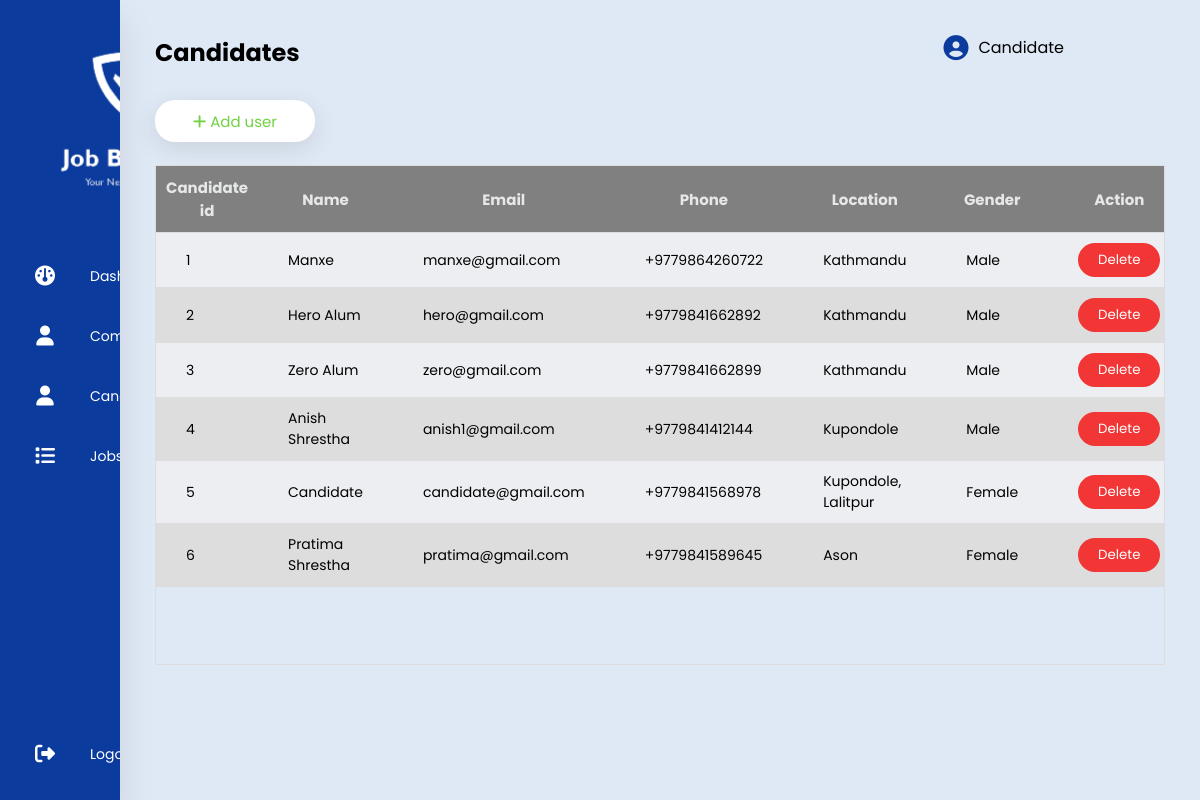
Before: /candidate/ (signed in) with the older database file.
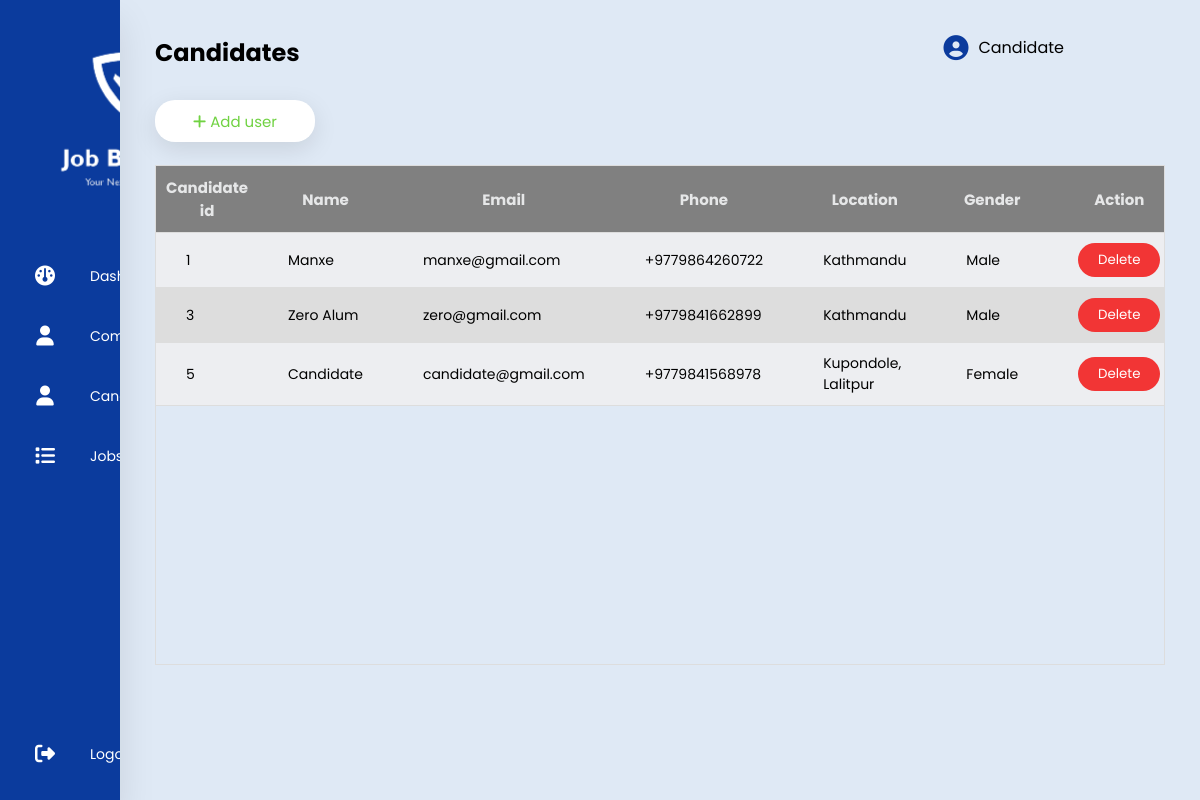
After: the same page with the newer database file.
### user/models.py (models this page shows, shortened)
class Candidate(models.Model):
    gender_selection = [
        ('Male', 'Male'), ('Female', 'Female'), ('Others', 'Others')]
    pref_selection = [('Architechture/ Interior Designing', 'Architechture/ Interior Designing'),
                      ('IT & Telecommunication', 'IT & Telecommunication'),
                      ('Teaching/ Education', 'Teaching/ Education'),
                      ('NGO/ INGO', 'NGO/ INGO'),
                      ('Graphics/ Designing', 'Graphics/ Designing'),
                      ('Hospitality', 'Hospitality'),
                      ('Sales/ Public Relation', 'Sales/ Public Relation'),
                      ('Legal Services', 'Legal Services'),
                      ('Other', 'Other')]
    user = models.OneToOneField(CustomUser, on_delete=models.CASCADE)
    gender = models.CharField('Gender', max_length=8,
                              choices=gender_selection, default='Male', null=False)
    preference = models.CharField('Preference', max_length=200,
                                  choices=pref_selection, default='IT & Telecommunication', null=False)

class CustomUser (AbstractBaseUser, PermissionsMixin):
    display_picture = models.ImageField(
        upload_to='images/user', help_text='Display picture containing a person or a logo.', null=True, blank=True)
    name = models.CharField(max_length=20, null=False)
    phone = PhoneNumberField(null=True, blank=True, unique=True)
    email = models.EmailField(_('email_address'), unique=True, max_length=200)
    location = models.CharField(max_length=30, null=True, blank=True)
    description = models.CharField(max_length=900, null=True, blank=True)
    is_verified = models.BooleanField(default=False)
    is_active = models.BooleanField(default=False)
    is_staff = models.BooleanField(default=False)
    class UserType(models.IntegerChoices):
        ADMIN = 1, _('Admin'),
        COMPANY = 2, _('Company'),
        CANDIDATE = 3, _('Candidate')
    user_type = models.IntegerField(
        choices=UserType.choices, blank=True, null=True)
    USERNAME_FIELD = 'email'
    REQUIRED_FIELDS = ['name', 'phone', 'location', ]
    objects = CustomUserManager()

### adminPanel/views.py (the view, shortened to what this page needs)
# urls.py: path('candidate/', addCandidate, name='candidate'),
@login_required(login_url='/')
def addCandidate(request):
    form=CustomUserForm
    cand_form=CandidateForm
    userData = CustomUser.objects.filter(user_type='3')
    candData = Candidate.objects.all()
    context = {
        'form': form,
        'cand_form': cand_form,
        'userData': userData,
        'candData': candData,
        'title': 'Candidates'
    }
    return render(request, 'candidate.html', context)

### templates/candidate.html (shortened to what this page needs)
{% extends 'main.html' %}
{% block content%}
<section class="main">
    <div class="main-top">
        <h1>{{title}}</h1>
        <div class="user-option">
            <i class="fas fa-circle-user"></i>
            <span>{{user.name}}</span>
        </div>
    </div>
            <div class="main-section">
                <div id="addButton">
                    <button class="add" onclick="openform()">
                      <i class="fas fa-add"></i>
                      <span>Add user</span>
                    </button>
                </div>
                <div class="header_fixed", id="table">
                    <table>
                        <thead>
                            <tr>
                                <th>Candidate id</th>
                                <th>Name</th>
                                <th>Email</th>
                                <th>Phone</th>
                                <th>Location</th>
                                <th>Gender</th>
                                <th>Action</th>
                            </tr>
                        </thead>
                        <tbody>
                            {% for sp in candData  %}
                            <tr>
                                <td>{{sp.id}}</td>
                                <td>{{sp.user.name}}</td>
                                <td>{{sp.user.email}}</td>
                                <td>{{sp.user.phone}}</td>
                                <td>{{sp.user.location}}</td>
                                <td>{{sp.gender}}</td>
                                <td><form action="{% url 'delete-user' sp.user.id %}" method="post">
                                  <input type="submit" value="Delete">
                                </form></td>
                            </tr>
                            {% endfor %}
                        </tbody>
                    </table>
                </div>
                            </section>
{% endblock content%}

Changed rows visible on the page:
removed Candidate: id "2", user.name "Hero Alum", user.email "hero@gmail.com", user.phone "+9779841662892", user.location "Kathmandu", gender "Male"
removed Candidate: id "4", user.name "Anish Shrestha", user.email "anish1@gmail.com", user.phone "+9779841412144", user.location "Kupondole", gender "Male"
removed Candidate: id "6", user.name "Pratima Shrestha", user.email "pratima@gmail.com", user.phone "+9779841589645", user.location "Ason", gender "Female"
